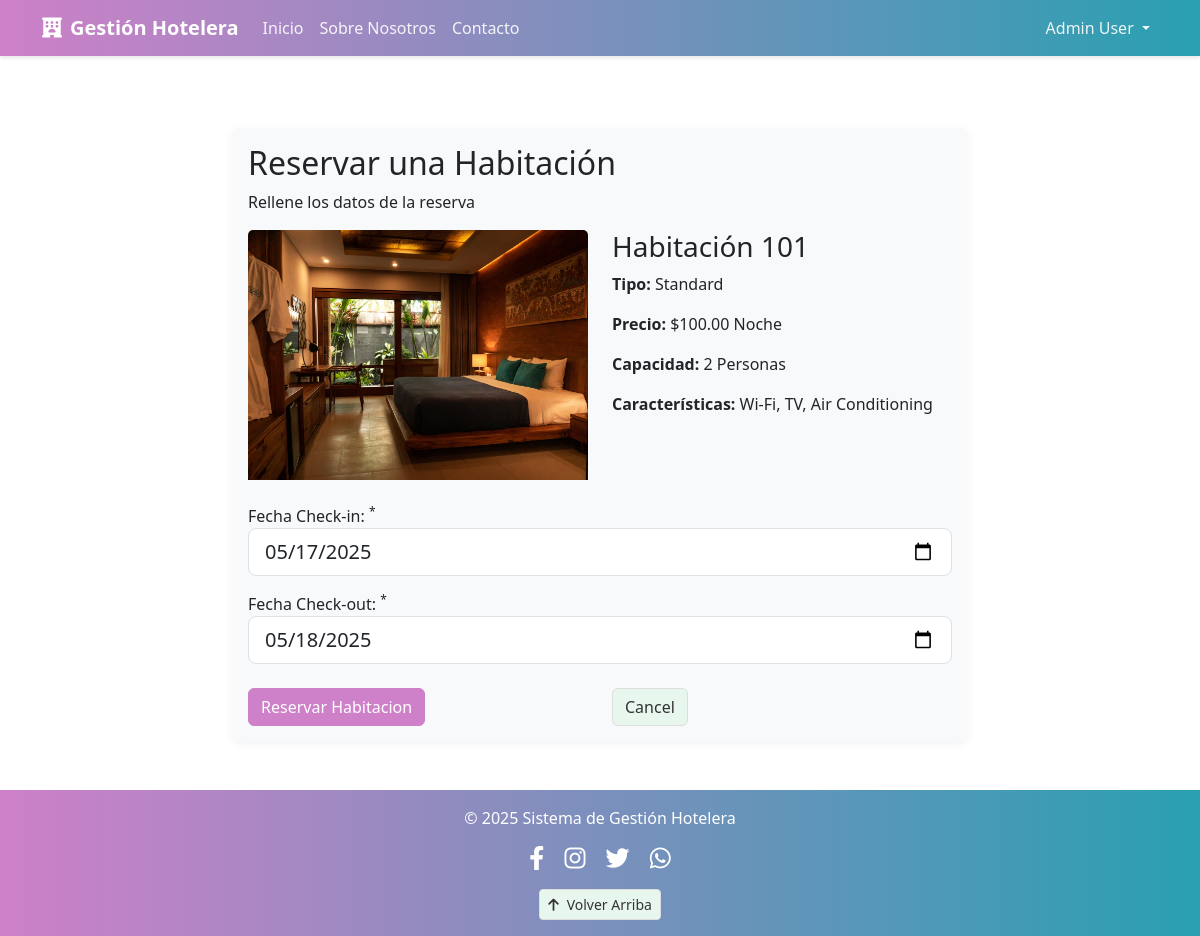
Before: /index.php?controller=user&action=bookRoom&room_id=1 (signed in) with the older database file.
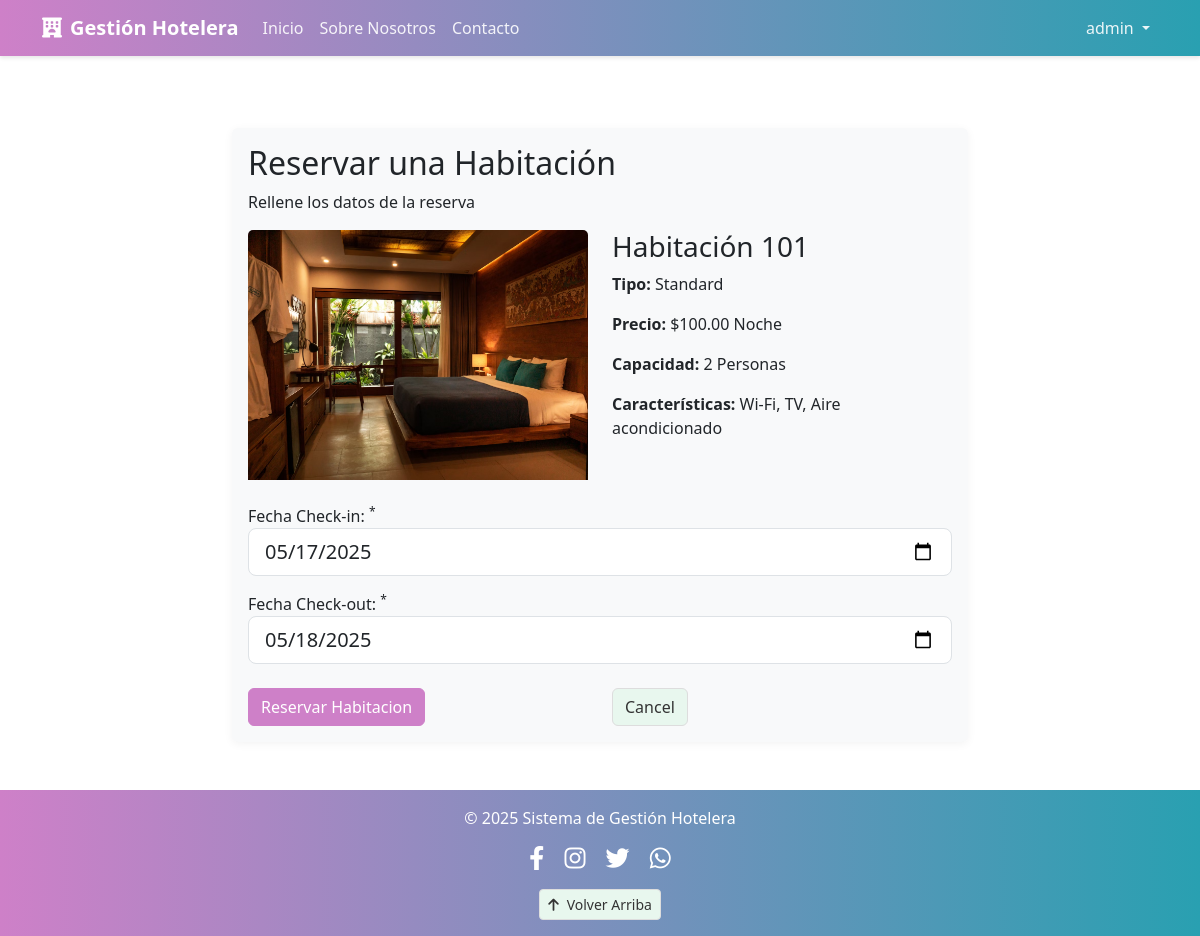
After: the same page with the newer database file.
### tables this page shows
CREATE TABLE `rooms` (
  `id` int(11) NOT NULL,
  `room_number` varchar(10) NOT NULL,
  `room_type` enum('standard','deluxe','suite') NOT NULL,
  `capacity` int(11) NOT NULL,
  `price_per_night` decimal(10,2) NOT NULL,
  `features` text DEFAULT NULL,
  `status` enum('available','occupied','maintenance') NOT NULL DEFAULT 'available'
);

### autoload.php (called while the page is built, shortened)
<?php
spl_autoload_register(function ($class) {
    $parts = explode('\\', $class);
    $className = end($parts);
    $modelFile = 'models/' . $className . '.php';
    if (file_exists($modelFile)) {
        return;
    }
});
?>

### config/Database.php (called while the page is built, shortened)
<?php
class Database {
    private $host = DB_HOST;
    private $user = DB_USER;
    private $pass = DB_PASS;
    private $dbname = DB_NAME;
    private $conn;
    private $stmt;
    public function __construct() {
        $dsn = 'mysql:host=' . $this->host . ';dbname=' . $this->dbname;
        $options = array(
            PDO::ATTR_PERSISTENT => true,
            PDO::ATTR_ERRMODE => PDO::ERRMODE_EXCEPTION,
            PDO::ATTR_DEFAULT_FETCH_MODE => PDO::FETCH_ASSOC
        );
        try {
            $this->conn = new PDO($dsn, $this->user, $this->pass, $options);
        } catch(PDOException $e) {
            $this->error = $e->getMessage();
            echo 'Connection Error: ' . $this->error;
        }
    }
    public function query($query) {
        $this->stmt = $this->conn->prepare($query);
    }
    public function bind($param, $value, $type = null) {
        if(is_null($type)) {
            switch(true) {
                default:
                    $type = PDO::PARAM_STR;
            }
        }
        $this->stmt->bindValue($param, $value, $type);
    }
    public function execute() {
        return $this->stmt->execute();
    }
    public function single() {
        $this->execute();
        return $this->stmt->fetch();
    }
}
?>

### models/Room.php (called while the page is built, shortened)
<?php
class Room {
    private $db;
    public function __construct() {
        $this->db = new Database();
    }
    public function getRoomById($id) {
        $this->db->query('SELECT * FROM rooms WHERE id = :id');
        $this->db->bind(':id', $id);
        return $this->db->single();
    }
}
?>

### views/users/book_room.php (the view, shortened to what the changed rows need)
<?php require_once 'views/includes/header.php'; ?>
<div class="row">
    <div class="col-md-8 mx-auto">
        <div class="card card-body bg-light mt-5">
            <h2>Reservar una Habitación</h2>
            <p>Rellene los datos de la reserva</p>
            <div class="row mb-4">
                <div class="col-md-6">
                <?php
    $roomImages = [
        'standard' => 'assets/img/standard.jpg',
        'deluxe' => 'assets/img/deluxe.jpg',
        'suite' => 'assets/img/suite.jpg'
    ];
    $imagePath = isset($roomImages[strtolower($room['room_type'])]) ? $roomImages[strtolower($room['room_type'])] : 'assets/img/default.jpg';
?>
<img src="<?php echo $imagePath; ?>" class="card-img-top" alt="Room Image">
                </div>
                <div class="col-md-6">
                    <h3>Habitación <?php echo $room['room_number']; ?></h3>
                    <p><strong>Tipo:</strong> <?php echo ucfirst($room['room_type']); ?></p>
                    <p><strong>Precio:</strong> $<?php echo $room['price_per_night']; ?> Noche</p>
                    <p><strong>Capacidad:</strong> <?php echo $room['capacity']; ?> Personas</p>
                    <p><strong>Características:</strong> <?php echo $room['features']; ?></p>
                </div>
            </div>
            <form action="index.php?controller=user&action=bookRoom" method="post">
                <div class="form-group mb-3">
                    <label for="check_in_date">Fecha Check-in: <sup>*</sup></label>
                    <input type="date" name="check_in_date" class="form-control form-control-lg <?php echo (!empty($data['check_in_date_err'])) ? 'is-invalid' : ''; ?>" value="<?php echo $data['check_in_date']; ?>">
                </div>
                <div class="form-group mb-3">
                    <label for="check_out_date">Fecha Check-out: <sup>*</sup></label>
                    <input type="date" name="check_out_date" class="form-control form-control-lg <?php echo (!empty($data['check_out_date_err'])) ? 'is-invalid' : ''; ?>" value="<?php echo $data['check_out_date']; ?>">
                </div>
                <div class="row mt-4">
                    <div class="col">
                        <input type="submit" value="Reservar Habitacion" class="btn btn-success btn-block">
                    </div>
                    <div class="col">
                        <a href="index.php?controller=user&action=dashboard" class="btn btn-light btn-block">Cancel</a>
                    </div>
                </div>
            </form>
        </div>
    </div>
</div>
<?php require_once 'views/includes/footer.php'; ?>

### views/includes/header.php (shortened to what the changed rows need)
<!DOCTYPE html>
<html lang="es">
<head>
    <link rel="stylesheet" href="https://cdn.jsdelivr.net/npm/bootstrap@5.3.0/dist/css/bootstrap.min.css">
    <link rel="stylesheet" href="https://cdnjs.cloudflare.com/ajax/libs/font-awesome/6.0.0-beta3/css/all.min.css">
    <link rel="stylesheet" href="assets/css/style.css">
</head>
<body>
    <nav class="navbar navbar-expand-lg navbar-dark bg-dark">
        <div class="container">
            <a class="navbar-brand animate__animated animate__fadeIn" href="index.php">
                <i class="fas fa-hotel me-2"></i>Gestión Hotelera
            </a>
            <div class="collapse navbar-collapse" id="navbarNav">
                <ul class="navbar-nav me-auto">
                    <li class="nav-item">
                        <a class="nav-link animate__animated animate__fadeInLeft" href="index.php">Inicio</a>
                    </li>
                    <li class="nav-item">
                        <a class="nav-link animate__animated animate__fadeInLeft" href="index.php?controller=home&action=about">Sobre Nosotros</a>
                    </li>
                    <li class="nav-item">
                        <a class="nav-link animate__animated animate__fadeInLeft" href="index.php?controller=home&action=contact">Contacto</a>
                    </li>
                </ul>
                <ul class="navbar-nav">
                    <?php if (isset($_SESSION['user_id'])) : ?>
                        <li class="nav-item dropdown">
                            <a class="nav-link dropdown-toggle animate__animated animate__fadeInRight" href="#" id="navbarDropdown" role="button" data-bs-toggle="dropdown" aria-expanded="false">
                                <?php echo $_SESSION['user_name']; ?>
                            </a>
                        </li>
                    <?php endif; ?>
                </ul>
            </div>
        </div>
    </nav>
    <div class="container mt-4">

Changed rows visible on the page:
changed rooms "Standard": features "Wi-Fi, TV, Air Conditioning" → "Wi-Fi, TV, Aire acondicionado"
Other visible differences:
$_SESSION['user_name']: "Admin User" → "admin"
